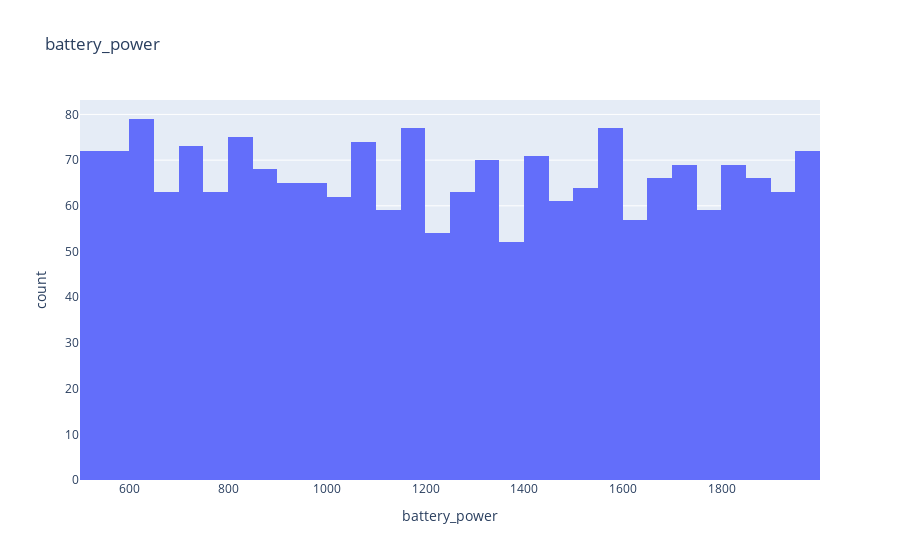
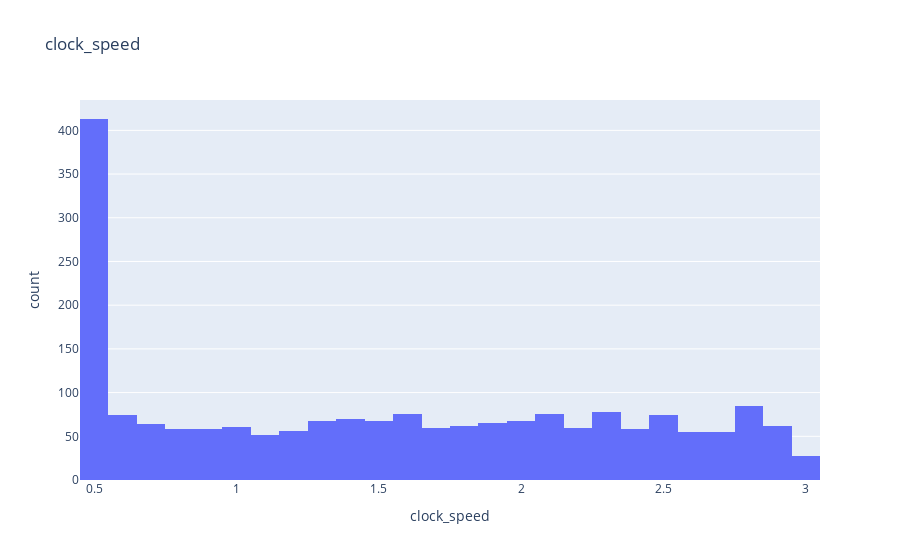
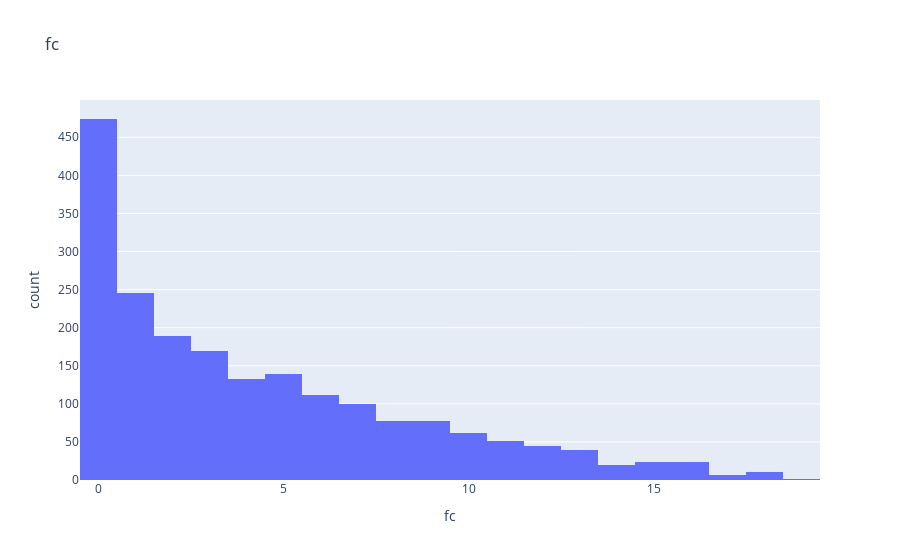
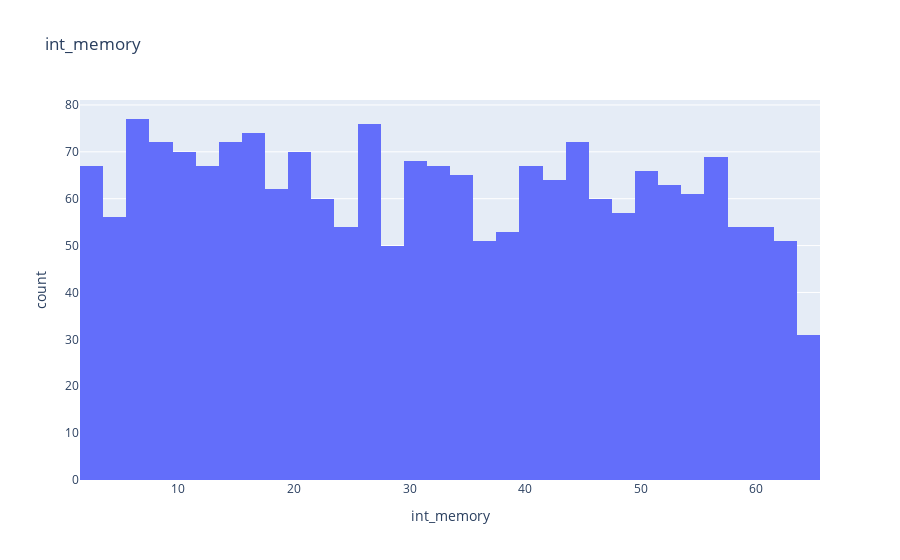

These figures' notebook cell, in order:
### Code cell
for col in numbers_cols:
    
    print(f'>>>>>>>>>> Variável: {col}')
    
    fig = px.histogram(train, x = col, title = col)
    fig.show()

### Figure 1 — Plotly figure (JSON) as saved in the notebook; plotly's stock layout.template omitted (floating-point values rounded to 4 significant figures; data arrays with more than 128 entries replaced by an {"elided": "..."} marker saying what was removed)
{"data": [{"alignmentgroup": "True", "bingroup": "x", "hovertemplate": "battery_power=%{x}<br>count=%{y}<extra></extra>", "legendgroup": "", "marker": {"color": "#636efa", "pattern": {"shape": ""}}, "name": "", "offsetgroup": "", "orientation": "v", "showlegend": false, "type": "histogram", "x": {"elided": "2000 int values"}, "xaxis": "x", "yaxis": "y"}], "layout": {"barmode": "relative", "legend": {"tracegroupgap": 0}, "title": {"text": "battery_power"}, "xaxis": {"anchor": "y", "domain": [0, 1], "title": {"text": "battery_power"}}, "yaxis": {"anchor": "x", "domain": [0, 1], "title": {"text": "count"}}}}

### Figure 2 — Plotly figure (JSON) as saved in the notebook; plotly's stock layout.template omitted (floating-point values rounded to 4 significant figures; data arrays with more than 128 entries replaced by an {"elided": "..."} marker saying what was removed)
{"data": [{"alignmentgroup": "True", "bingroup": "x", "hovertemplate": "clock_speed=%{x}<br>count=%{y}<extra></extra>", "legendgroup": "", "marker": {"color": "#636efa", "pattern": {"shape": ""}}, "name": "", "offsetgroup": "", "orientation": "v", "showlegend": false, "type": "histogram", "x": {"elided": "2000 float values"}, "xaxis": "x", "yaxis": "y"}], "layout": {"barmode": "relative", "legend": {"tracegroupgap": 0}, "title": {"text": "clock_speed"}, "xaxis": {"anchor": "y", "domain": [0, 1], "title": {"text": "clock_speed"}}, "yaxis": {"anchor": "x", "domain": [0, 1], "title": {"text": "count"}}}}

### Figure 3 — Plotly figure (JSON) as saved in the notebook; plotly's stock layout.template omitted (floating-point values rounded to 4 significant figures; data arrays with more than 128 entries replaced by an {"elided": "..."} marker saying what was removed)
{"data": [{"alignmentgroup": "True", "bingroup": "x", "hovertemplate": "fc=%{x}<br>count=%{y}<extra></extra>", "legendgroup": "", "marker": {"color": "#636efa", "pattern": {"shape": ""}}, "name": "", "offsetgroup": "", "orientation": "v", "showlegend": false, "type": "histogram", "x": {"elided": "2000 int values"}, "xaxis": "x", "yaxis": "y"}], "layout": {"barmode": "relative", "legend": {"tracegroupgap": 0}, "title": {"text": "fc"}, "xaxis": {"anchor": "y", "domain": [0, 1], "title": {"text": "fc"}}, "yaxis": {"anchor": "x", "domain": [0, 1], "title": {"text": "count"}}}}

### Figure 4 — Plotly figure (JSON) as saved in the notebook; plotly's stock layout.template omitted (floating-point values rounded to 4 significant figures; data arrays with more than 128 entries replaced by an {"elided": "..."} marker saying what was removed)
{"data": [{"alignmentgroup": "True", "bingroup": "x", "hovertemplate": "int_memory=%{x}<br>count=%{y}<extra></extra>", "legendgroup": "", "marker": {"color": "#636efa", "pattern": {"shape": ""}}, "name": "", "offsetgroup": "", "orientation": "v", "showlegend": false, "type": "histogram", "x": {"elided": "2000 int values"}, "xaxis": "x", "yaxis": "y"}], "layout": {"barmode": "relative", "legend": {"tracegroupgap": 0}, "title": {"text": "int_memory"}, "xaxis": {"anchor": "y", "domain": [0, 1], "title": {"text": "int_memory"}}, "yaxis": {"anchor": "x", "domain": [0, 1], "title": {"text": "count"}}}}
